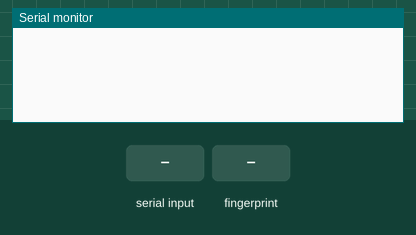
This sketch was run on a simulated ESP8266 (Wemos D1 mini). On the bench: the last lines printed to the serial monitor. The test bench sets the inputs (shaded band).

Above: at 1.5 s.
1.6 s: "PING\n" received over Serial
At 2.4 s:
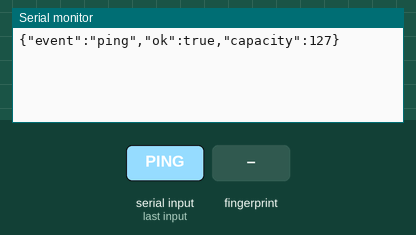
3.1 s: "VERIFY \n" received over Serial
At 3.6 s:
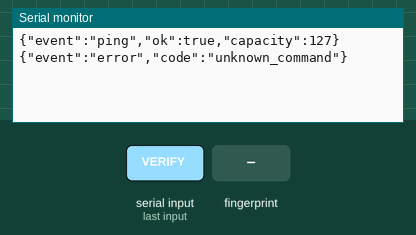
4.6 s: "VERIFY 90\n" received over Serial
At 5.8 s:
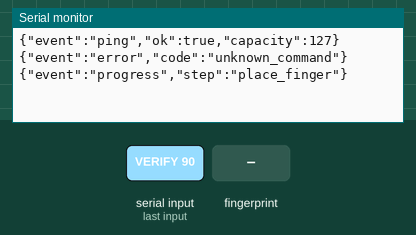
6.1 s: finger stored as number 1 placed on the sensor
At 7.5 s:
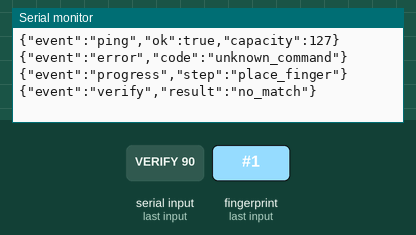
8.0 s: "VERIFY ,45\n" received over Serial
At 8.6 s:
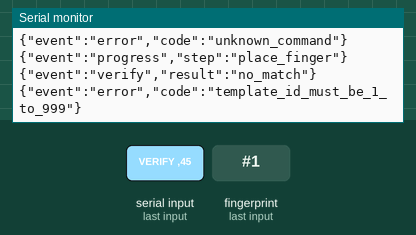
9.5 s: "ENROLL 90\n" received over Serial
At 10.9 s:
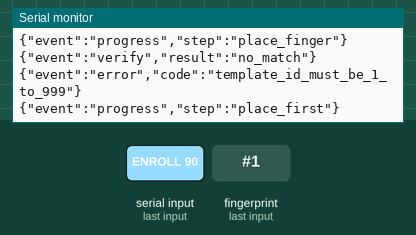

Measured:
- after the input at 1.6 s, the serial monitor: prints a new line at once (image 1)
- after the input at 3.1 s, the serial monitor: prints a new line at once (image 2)
- after the input at 4.6 s, the serial monitor: prints a new line at once (image 3)
- after the input at 6.1 s, the serial monitor: prints a new line after 0.41 s (image 4)
- after the input at 8.0 s, the serial monitor: prints a new line at once (image 5)
- after the input at 9.5 s, the serial monitor: prints a new line at once (image 6)

The sketch:

wemos_d1_r1_r307.ino
```cpp
/*
  Wemos D1 R1 + R307 fingerprint bridge for the Python case-study app.

  USB serial protocol at 115200 baud (newline-delimited JSON replies):
    PING
    ENROLL <template_id>    (1..999)
    VERIFY <template_id>    (1..999)

  R307 UART defaults to 57600 baud. Adafruit Fingerprint Sensor Library is
  used only for its documented packet protocol. Templates remain on the R307;
  no fingerprint images/templates are sent to the laptop.
*/
#include <SoftwareSerial.h>
#include <Adafruit_Fingerprint.h>

// Requested wiring: Wemos D0 as software-UART RX, D1 as software-UART TX.
// R307 TXD -> D0; R307 RXD -> D1; share ground.
// WARNING: D0/D1 are also the Wemos USB UART pins on this board, so this
// conflicts with the USB Serial command/JSON bridge used by the PC app.
SoftwareSerial r307Serial(D0, D1);

static const uint32_t USB_BAUD = 115200;
static const uint32_t R307_BAUD = 57600;
// R307 user manual factory handshake password; Adafruit library defaults to 0.
static const uint32_t R307_DEFAULT_PASSWORD = 0xFFFFFFFFUL;
static const uint32_t FINGER_TIMEOUT_MS = 20000;
static const uint16_t MAX_TEMPLATE_ID = 999;
String commandLine;
bool sensorReady = false;

Adafruit_Fingerprint finger(&r307Serial, R307_DEFAULT_PASSWORD);

void emitError(const char *code) {
  Serial.print(F("{\"event\":\"error\",\"code\":\""));
  Serial.print(code);
  Serial.println(F("\"}"));
}

void emitProgress(const char *step) {
  Serial.print(F("{\"event\":\"progress\",\"step\":\""));
  Serial.print(step);
  Serial.println(F("\"}"));
}

bool validTemplateId(int id) { return id >= 1 && id <= MAX_TEMPLATE_ID; }

uint8_t waitForFinger(uint32_t timeoutMs) {
  const uint32_t started = millis();
  while (millis() - started < timeoutMs) {
    uint8_t result = finger.getImage();
    if (result == FINGERPRINT_OK) return FINGERPRINT_OK;
    if (result != FINGERPRINT_NOFINGER) return result;
    delay(80);
    yield();
  }
  return FINGERPRINT_NOFINGER;
}

bool waitForRemoval(uint32_t timeoutMs) {
  const uint32_t started = millis();
  while (millis() - started < timeoutMs) {
    uint8_t result = finger.getImage();
    if (result == FINGERPRINT_NOFINGER) return true;
    if (result != FINGERPRINT_OK) return false;
    delay(80);
    yield();
  }
  return false;
}

void handlePing() {
  sensorReady = finger.verifyPassword();
  if (!sensorReady) {
    emitError("sensor_not_responding_check_wiring_voltage_baud");
    return;
  }
  finger.getParameters();
  Serial.print(F("{\"event\":\"ping\",\"ok\":true,\"capacity\":"));
  Serial.print(finger.capacity);
  Serial.println(F("}"));
}

void handleVerify(int templateId) {
  if (!sensorReady) { emitError("sensor_not_ready_send_PING"); return; }
  if (!validTemplateId(templateId)) { emitError("template_id_must_be_1_to_999"); return; }

  emitProgress("place_finger");
  uint8_t capture = waitForFinger(FINGER_TIMEOUT_MS);
  if (capture == FINGERPRINT_NOFINGER) {
    Serial.println(F("{\"event\":\"verify\",\"result\":\"no_match\",\"reason\":\"finger_timeout\"}"));
    return;
  }
  if (capture != FINGERPRINT_OK) { emitError("finger_capture_failed"); return; }
  uint8_t result = finger.image2Tz(1);
  if (result != FINGERPRINT_OK) { emitError("image_conversion_failed"); return; }
  result = finger.fingerFastSearch();
  if (result == FINGERPRINT_NOTFOUND || result == FINGERPRINT_NOMATCH) {
    Serial.println(F("{\"event\":\"verify\",\"result\":\"no_match\"}"));
    return;
  }
  if (result != FINGERPRINT_OK) { emitError("finger_search_failed"); return; }

  if (finger.fingerID == (uint16_t)templateId) {
    Serial.println(F("{\"event\":\"verify\",\"result\":\"match\"}"));
  } else {
    Serial.println(F("{\"event\":\"verify\",\"result\":\"no_match\"}"));
  }
}

void handleEnroll(int templateId) {
  if (!sensorReady) { emitError("sensor_not_ready_send_PING"); return; }
  if (!validTemplateId(templateId)) { emitError("template_id_must_be_1_to_999"); return; }

  emitProgress("place_first");
  uint8_t capture = waitForFinger(FINGER_TIMEOUT_MS);
  if (capture != FINGERPRINT_OK) { emitError("first_capture_timeout_or_failure"); return; }
  uint8_t result = finger.image2Tz(1);
  if (result != FINGERPRINT_OK) { emitError("first_image_conversion_failed"); return; }

  emitProgress("remove_finger");
  if (!waitForRemoval(FINGER_TIMEOUT_MS)) { emitError("finger_removal_timeout_or_failure"); return; }

  emitProgress("place_second");
  capture = waitForFinger(FINGER_TIMEOUT_MS);
  if (capture != FINGERPRINT_OK) { emitError("second_capture_timeout_or_failure"); return; }
  result = finger.image2Tz(2);
  if (result != FINGERPRINT_OK) { emitError("second_image_conversion_failed"); return; }
  result = finger.createModel();
  if (result != FINGERPRINT_OK) { emitError("fingerprint_samples_did_not_match"); return; }
  result = finger.storeModel((uint16_t)templateId);
  if (result != FINGERPRINT_OK) { emitError("template_storage_failed"); return; }

  Serial.print(F("{\"event\":\"enrolled\",\"template_id\":"));
  Serial.print(templateId);
  Serial.println(F("}"));
}

void processLine(String line) {
  line.trim();
  if (line == "PING") { handlePing(); return; }
  if (line.startsWith("VERIFY ")) {
    int id = line.substring(7).toInt();
    handleVerify(id);
    return;
  }
  if (line.startsWith("ENROLL ")) {
    int id = line.substring(7).toInt();
    handleEnroll(id);
    return;
  }
  emitError("unknown_command");
}

void setup() {
  Serial.begin(USB_BAUD);
  r307Serial.begin(R307_BAUD);
  commandLine.reserve(40);
  delay(300);
}

void loop() {
  while (Serial.available()) {
    char incoming = (char)Serial.read();
    if (incoming == '\n') {
      processLine(commandLine);
      commandLine = "";
    } else if (incoming != '\r' && commandLine.length() < 60) {
      commandLine += incoming;
    } else if (commandLine.length() >= 60) {
      commandLine = "";
      emitError("command_too_long");
    }
    yield();
  }
}
```
